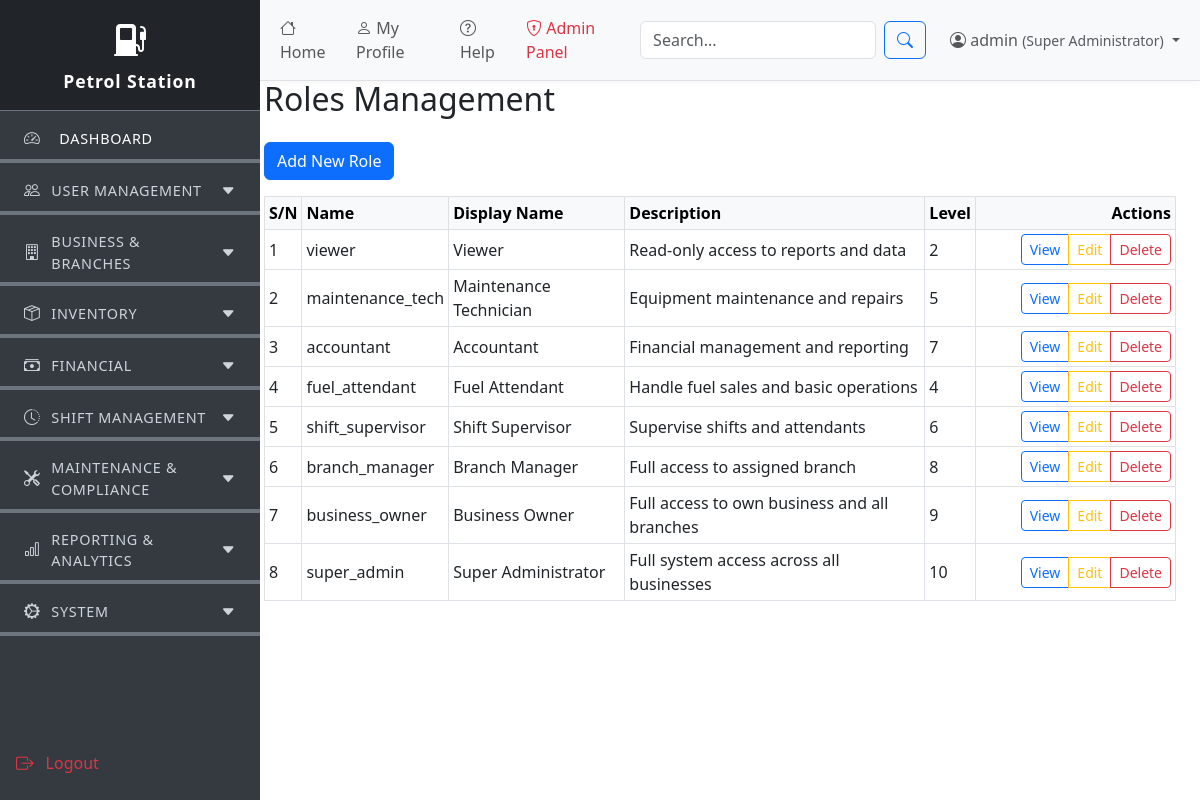
/public/manage_roles.php (signed in), run on the app's committed database.
### tables this page shows
CREATE TABLE roles (
    id BIGINT UNSIGNED AUTO_INCREMENT PRIMARY KEY,
    business_id BIGINT UNSIGNED NULL,
    branch_id BIGINT UNSIGNED NULL,
    name VARCHAR(191) UNIQUE NOT NULL,   
    display_name VARCHAR(190) NOT NULL,
    description TEXT,
    level TINYINT UNSIGNED DEFAULT 1,
    is_system_role BOOLEAN DEFAULT FALSE,
    created_at TIMESTAMP DEFAULT CURRENT_TIMESTAMP,
    updated_at TIMESTAMP DEFAULT CURRENT_TIMESTAMP ON UPDATE CURRENT_TIMESTAMP,
    deleted_at TIMESTAMP NULL,
    FOREIGN KEY (business_id) REFERENCES businesses(id) ON DELETE SET NULL,
    FOREIGN KEY (branch_id) REFERENCES branches(id) ON DELETE SET NULL
);

### public/manage_roles.php (the view, shortened to what this page needs)
<?php
require_once '../config/db_connect.php';
$sql = "SELECT * FROM roles WHERE deleted_at IS NULL ORDER BY id DESC";
$result = mysqli_query($conn, $sql);
?>
<!DOCTYPE html>
<html lang="en">
<head>
  <link href="https://cdn.jsdelivr.net/npm/bootstrap@5.3.0/dist/css/bootstrap.min.css" rel="stylesheet">
  <link href="https://cdn.jsdelivr.net/npm/bootstrap-icons@1.10.5/font/bootstrap-icons.css" rel="stylesheet">
</head>
<body>
        <?php include '../includes/sidebar.php'; ?>
<div class="main-flex-container">
    <div class="sidebar-fixed d-none d-md-block p-0">
            <?php include '../includes/sidebar.php'; ?>
        </div>
    <div class="main-content-scroll mt-5">
        <?php include '../includes/header.php'; ?>
        <h2 class="mb-4">Roles Management</h2>
        <button class="btn btn-primary mb-3" data-bs-toggle="modal" data-bs-target="#addRoleModal">Add New Role</button>
        <div class="table-responsive">
              <table class="table table-sm table-bordered table-hover align-middle mb-0">
            <thead class="table-light">
              <tr>
                <th>S/N</th>
                <th>Name</th>
                <th>Display Name</th>
                <th>Description</th>
                <th>Level</th>
                <th class="text-end" style="width: 200px;">Actions</th>
              </tr>
            </thead>
            <tbody>
              <?php
              $sn = 1;
              if (mysqli_num_rows($result) > 0) {
                while ($role = mysqli_fetch_assoc($result)) {
              ?>
                <tr>
                  <td><?php echo $sn++; ?></td>
                  <td><?php echo htmlspecialchars($role['name']); ?></td>
                  <td><?php echo htmlspecialchars($role['display_name']); ?></td>
                  <td><?php echo htmlspecialchars($role['description'] ?? ''); ?></td>
                  <td><?php echo htmlspecialchars($role['level'] ?? ''); ?></td>
                  <td class="text-end">
                    <div class="btn-group" role="group">
                      <button class="btn btn-sm btn-outline-primary" data-bs-toggle="modal" data-bs-target="#viewRoleModal<?php echo $role['id']; ?>">View</button>
                      <button class="btn btn-sm btn-outline-warning" data-bs-toggle="modal" data-bs-target="#editRoleModal<?php echo $role['id']; ?>">Edit</button>
                      <button class="btn btn-sm btn-outline-danger" data-bs-toggle="modal" data-bs-target="#deleteRoleModal<?php echo $role['id']; ?>">Delete</button>
                    </div>
                  </td>
                </tr>
              <?php
                }
              } else {
              ?>
                <tr>
                  <td colspan="6" class="text-center">No roles found.</td>
                </tr>
              <?php
              }
              ?>
            </tbody>
          </table>
        </div>
    </div>
  </div>
</body>
</html>

### public/manage_roles.php (style rules this page uses)
html, body { height: 100%; }
body { min-height: 100vh; margin: 0; padding: 0; }
.main-flex-container { display: flex; height: 100vh; overflow: hidden; }
.sidebar-fixed { width: 240px; min-width: 200px; max-width: 300px; height: 100vh; position: sticky; top: 0; left: 0; z-index: 1020; background: #f8f9fa; border-right: 1px solid #dee2e6; }
.main-content-scroll { flex: 1 1 0%; height: 100vh; overflow-y: auto; padding: 32px 24px 24px 24px; background: #fff; }

### data on the page
roles: name "viewer", display_name "Viewer", description "Read-only access to reports and data", level "2"
roles: name "maintenance_tech", display_name "Maintenance Technician", description "Equipment maintenance and repairs", level "5"
roles: name "accountant", display_name "Accountant", description "Financial management and reporting", level "7"
roles: name "fuel_attendant", display_name "Fuel Attendant", description "Handle fuel sales and basic operations", level "4"
roles: name "shift_supervisor", display_name "Shift Supervisor", description "Supervise shifts and attendants", level "6"
roles: name "branch_manager", display_name "Branch Manager", description "Full access to assigned branch", level "8"
roles: name "business_owner", display_name "Business Owner", description "Full access to own business and all branches", level "9"
roles: name "super_admin", display_name "Super Administrator", description "Full system access across all businesses", level "10"

### other printed values
$module['section'] "USER MANAGEMENT"
$module['section'] "BUSINESS & BRANCHES"
$module['section'] "INVENTORY"
$module['section'] "FINANCIAL"
$module['section'] "SHIFT MANAGEMENT"
$module['section'] "MAINTENANCE & COMPLIANCE"
$module['section'] "REPORTING & ANALYTICS"
$module['section'] "SYSTEM"
$user_name "admin"
$role_display "Super Administrator"
